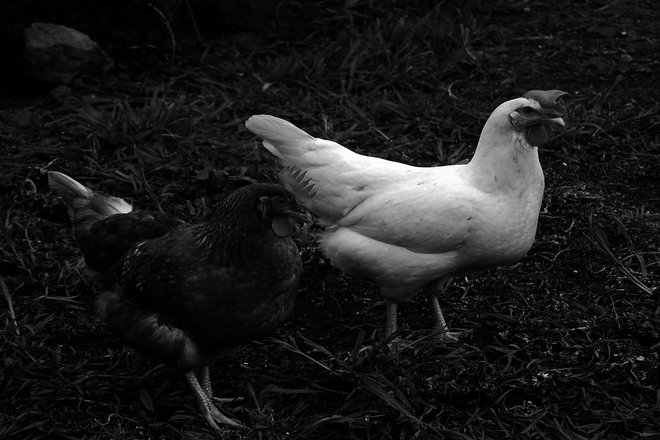
#> input picture 1017/chickens.png, 660 x 440 px
$ python 5.py
#> lines starting #> are read from the running program, lines starting #| are printed output that depends on the picture
import skimage.io as io
c = io.imread('chickens.png')
#> c is the input picture: shape (440, 660); min 0, max 255, mean 27.6
from matplotlib.pyplot import figure
import matplotlib.pyplot as plt
io.imshow(c)
f = figure()
f.show(plt.hist(c.flatten(),bins=256))
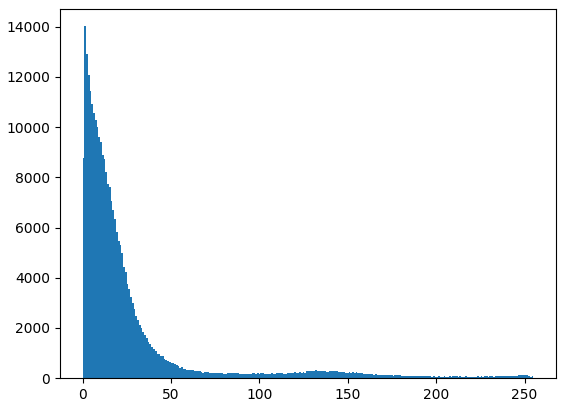
#> figure drawn by matplotlib, 1 panel; tallest bar 14018 high, from x = 0.996 to 1.99
#> (the run stopped early here; a loop or call above may not have finished)
